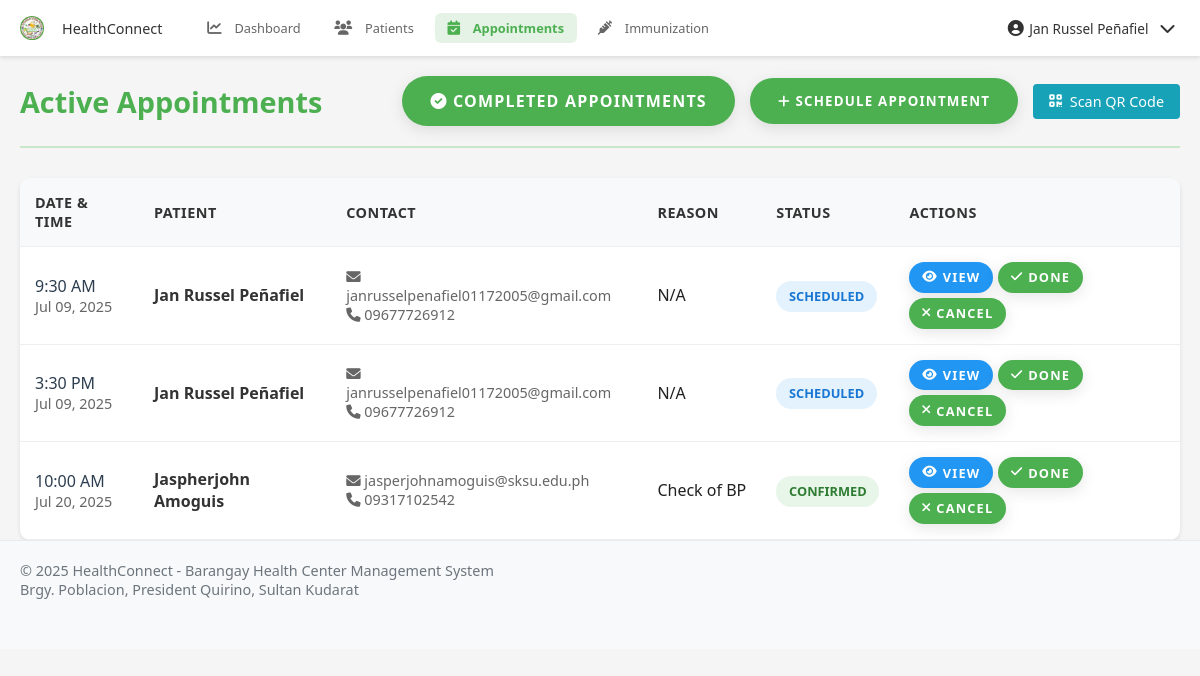
The page /pages/health_worker/appointments.php (signed in) on the database its author committed.
### tables this page shows
CREATE TABLE `appointments` (
  `appointment_id` int(11) NOT NULL,
  `patient_id` int(11) DEFAULT NULL,
  `health_worker_id` int(11) DEFAULT NULL,
  `appointment_date` date DEFAULT NULL,
  `appointment_time` time DEFAULT NULL,
  `status_id` int(11) DEFAULT NULL,
  `reason` text DEFAULT NULL,
  `notes` text DEFAULT NULL,
  `sms_notification_sent` tinyint(1) DEFAULT 0,
  `created_at` timestamp NOT NULL DEFAULT current_timestamp(),
  `updated_at` timestamp NOT NULL DEFAULT current_timestamp() ON UPDATE current_timestamp()
);

CREATE TABLE `users` (
  `user_id` int(11) NOT NULL,
  `role_id` int(11) DEFAULT NULL,
  `username` varchar(50) NOT NULL,
  `email` varchar(100) NOT NULL,
  `password` varchar(255) NOT NULL,
  `mobile_number` varchar(20) DEFAULT NULL,
  `first_name` varchar(100) NOT NULL,
  `middle_name` varchar(100) DEFAULT NULL,
  `last_name` varchar(100) NOT NULL,
  `gender` enum('Male','Female','Other') DEFAULT NULL,
  `date_of_birth` date DEFAULT NULL,
  `address` text DEFAULT NULL,
  `profile_picture` varchar(255) DEFAULT NULL,
  `is_active` tinyint(1) DEFAULT 1,
  `last_login` datetime DEFAULT NULL,
  `otp` varchar(6) DEFAULT NULL,
  `otp_expiry` datetime DEFAULT NULL,
  `created_at` timestamp NOT NULL DEFAULT current_timestamp(),
  `updated_at` timestamp NOT NULL DEFAULT current_timestamp() ON UPDATE current_timestamp()
);

CREATE TABLE `appointment_status` (
  `status_id` int(11) NOT NULL,
  `status_name` varchar(50) NOT NULL,
  `created_at` timestamp NOT NULL DEFAULT current_timestamp()
);

### pages/health_worker/appointments.php (the view, shortened to what this page needs)
<?php
$database = new Database();
$pdo = $database->getConnection();
try {
    $query = "SELECT health_worker_id FROM health_workers WHERE user_id = ?";
    $stmt = $pdo->prepare($query);
    $stmt->execute([$_SESSION['user_id']]);
    $health_worker = $stmt->fetch(PDO::FETCH_ASSOC);
    $health_worker_id = $health_worker['health_worker_id'];
} catch (PDOException $e) {
    error_log("Error fetching health worker ID: " . $e->getMessage());
    header('Location: /connect/pages/login.php');
    exit();
}
try {
    $query = "SELECT a.appointment_id as id, a.appointment_date, a.appointment_time, a.notes, a.status_id, a.reason,
                     u.first_name, u.last_name, u.email, u.mobile_number as patient_phone,
                     s.status_name as status
              FROM appointments a
              JOIN patients p ON a.patient_id = p.patient_id
              JOIN users u ON p.user_id = u.user_id
              JOIN appointment_status s ON a.status_id = s.status_id
              WHERE a.health_worker_id = ? AND a.status_id != 3
              ORDER BY a.appointment_date ASC, a.appointment_time ASC";
    $stmt = $pdo->prepare($query);
    $stmt->execute([$health_worker_id]);
    $appointments = $stmt->fetchAll(PDO::FETCH_ASSOC);
} catch (PDOException $e) {
    error_log("Error fetching appointments: " . $e->getMessage());
    $appointments = [];
}
?>
<!DOCTYPE html>
<html lang="en">
<head>
    <?php include __DIR__ . '/../../includes/header_links.php'; ?>
</head>
<body>
    <?php include __DIR__ . '/../../includes/navbar.php'; ?>
    <div class="container">
        <div class="page-header">
            <h1>Active Appointments</h1>
            <div class="header-actions">
                <a href="done_appointments.php" class="btn btn-success">
                    <i class="fas fa-check-circle"></i> Completed Appointments
                </a>
                <button class="btn btn-primary" onclick="showAddAppointmentModal()">
                    <i class="fas fa-plus"></i> Schedule Appointment
                </button>
                <button class="btn-scan" onclick="showQRScanner()">
                    <i class="fas fa-qrcode"></i> Scan QR Code
                </button>
            </div>
        </div>
        <div class="appointments-table-container">
            <?php if (empty($appointments)): ?>
            <div class="empty-state">
                <i class="fas fa-calendar-times"></i>
                <h3>No Appointments Found</h3>
                <p>There are no appointments matching your search criteria.</p>
            </div>
            <?php else: ?>
            <table class="appointments-table">
                <thead>
                    <tr>
                        <th>Date & Time</th>
                        <th>Patient</th>
                        <th>Contact</th>
                        <th>Reason</th>
                        <th>Status</th>
                        <th>Actions</th>
                    </tr>
                </thead>
                <tbody>
                    <?php foreach ($appointments as $appointment): ?>
                    <tr class="<?php echo strtolower($appointment['status']); ?>" data-appointment-id="<?php echo $appointment['id']; ?>">
                        <td>
                            <div class="table-datetime">
                                <?php echo date('g:i A', strtotime($appointment['appointment_time'])); ?>
                            </div>
                            <div class="table-date">
                                <?php echo date('M d, Y', strtotime($appointment['appointment_date'])); ?>
                            </div>
                        </td>
                        <td>
                            <div class="table-patient-name">
                                <?php echo htmlspecialchars($appointment['first_name'] . ' ' . $appointment['last_name']); ?>
                            </div>
                        </td>
                        <td>
                            <div class="table-contact-info">
                                <div><i class="fas fa-envelope"></i> <?php echo htmlspecialchars($appointment['email']); ?></div>
                                <div><i class="fas fa-phone"></i> <?php echo htmlspecialchars($appointment['patient_phone']); ?></div>
                            </div>
                        </td>
                        <td>
                            <div class="table-reason" title="<?php echo htmlspecialchars($appointment['reason'] ?? 'N/A'); ?>">
                                <?php echo htmlspecialchars($appointment['reason'] ?? 'N/A'); ?>
                            </div>
                        </td>
                        <td>
                            <span class="table-status-badge <?php echo strtolower($appointment['status']); ?>">
                                <?php echo ucfirst($appointment['status']); ?>
                            </span>
                        </td>
                        <td>
                            <div class="table-actions">
                                <a href="view_appointment.php?id=<?php echo $appointment['id']; ?>" class="btn btn-view" title="View Details">
                                    <i class="fas fa-eye"></i> View
                                </a>
                                <?php if ($appointment['status'] === 'Scheduled' || $appointment['status'] === 'Confirmed'): ?>
                                <button class="btn btn-success" onclick="updateStatus(<?php echo $appointment['id']; ?>, 'Done')" title="Mark as Done">
                                    <i class="fas fa-check"></i> Done
                                </button>
                                <button class="btn btn-danger" onclick="updateStatus(<?php echo $appointment['id']; ?>, 'Cancelled')" title="Cancel Appointment">
                                    <i class="fas fa-times"></i> Cancel
                                </button>
                                <?php endif; ?>
                            </div>
                        </td>
                    </tr>
                    <?php endforeach; ?>
                </tbody>
            </table>
            <?php endif; ?>
        </div>
    </div>
    <?php include __DIR__ . '/../../includes/footer.php'; ?>
</body>
</html>

### assets/css/style.css (style rules this page uses)
:root { --primary-color: #4CAF50; --primary-dark: #388E3C; --primary-light: #C8E6C9; --accent-color: #FF5722; --text-primary: #212121; --text-secondary: #757575; --divider-color: #BDBDBD; --background-color: #F5F5F5; --white: #FFFFFF; --error: #F44336; --warning: #FFC107; --info: #2196F3; --success: #4CAF50; }
* { margin: 0; padding: 0; box-sizing: border-box; font-family: 'Poppins', 'Segoe UI', Arial, sans-serif; }
html, body { height: 100%; background-color: var(--background-color); color: var(--text-primary); font-size: 16px; overflow-x: hidden; }
a { color: var(--primary-dark); text-decoration: none; transition: color 0.3s ease; }
.container { width: 100%; max-width: 1200px; margin: 0 auto; padding: 0 20px; }
.btn { display: inline-block; padding: 14px 28px; background-color: var(--primary-color); color: var(--white); border-radius: 30px; font-weight: 600; text-transform: uppercase; letter-spacing: 1.2px; transition: all 0.3s ease; cursor: pointer; border: none; box-shadow: 0 4px 15px rgba(0,0,0,0.1); }
.page-header { display: flex; justify-content: space-between; align-items: center; margin-bottom: 30px; padding: 20px 0; border-bottom: 2px solid var(--primary-light); }
.page-header h1 { color: var(--primary-color); margin: 0; font-size: 1.8rem; }
.header-actions { display: flex; gap: 15px; align-items: center; }
.btn-view { background: var(--info); color: white; }
body { padding-top: 60px; padding-bottom: 70px; }

### pages/health_worker/appointments.php (style rules this page uses)
@media (min-width: 992px) { .appointments-table-container { display: block; } }
@media (min-width: 992px) { .appointments-table { width: 100%; border-collapse: collapse; margin-top: 20px; background: white; border-radius: 10px; overflow: hidden; box-shadow: 0 2px 4px rgba(0,0,0,0.1); } }
@media (min-width: 992px) { .appointments-table th, .appointments-table td { padding: 15px; text-align: left; border-bottom: 1px solid #eee; } }
@media (min-width: 992px) { .appointments-table th { background-color: #f8f9fa; font-weight: 600; color: #333; font-size: 0.9rem; text-transform: uppercase; letter-spacing: 0.5px; } }
@media (min-width: 992px) { .appointments-table tbody tr { transition: all 0.2s ease; } }
@media (min-width: 992px) { .table-patient-name { font-weight: 600; color: #333; } }
@media (min-width: 992px) { .table-contact-info { font-size: 0.9rem; color: #666; } }
@media (min-width: 992px) { .table-datetime { font-weight: 500; color: #2c3e50; } }
@media (min-width: 992px) { .table-date { color: #666; font-size: 0.9rem; } }
@media (min-width: 992px) { .table-status-badge { padding: 0.4rem 0.8rem; border-radius: 20px; font-weight: 600; font-size: 0.8rem; text-transform: uppercase; white-space: nowrap; } }
@media (min-width: 992px) { .table-actions { display: flex; gap: 5px; flex-wrap: wrap; } }
@media (min-width: 992px) { .table-actions .btn { padding: 0.4rem 0.8rem; font-size: 0.8rem; display: flex; align-items: center; gap: 0.3rem; white-space: nowrap; } }
@media (min-width: 992px) { .table-reason { max-width: 200px; overflow: hidden; text-overflow: ellipsis; white-space: nowrap; } }
.status-badge.scheduled, .table-status-badge.scheduled { background: #e3f2fd; color: #1976d2; }
.status-badge.confirmed, .table-status-badge.confirmed { background: #e8f5e9; color: #2e7d32; }
.btn-scan { background: #17a2b8; color: white; border: none; padding: 0.5rem 1rem; border-radius: 4px; cursor: pointer; font-size: 0.9rem; transition: background 0.2s; text-decoration: none; display: inline-flex; align-items: center; gap: 0.5rem; }

### includes/navbar.php (style rules this page uses)
body { padding-top: 48px; padding-bottom: 56px; }
@media (min-width: 769px) { body { padding-bottom: 0; } }
@media (min-width: 769px) { body { padding-top: 56px; } }

### rows shown on the page
appointments: appointment_time "9:30 AM", appointment_date "Jul 09, 2025", users.first_name+last_name "Jan Russel Peñafiel", users.email "janrusselpenafiel01172005@gmail.com", users.mobile_number "09677726912", reason "N/A", status.status_name "SCHEDULED"
appointments: appointment_time "3:30 PM", appointment_date "Jul 09, 2025", users.first_name+last_name "Jan Russel Peñafiel", users.email "janrusselpenafiel01172005@gmail.com", users.mobile_number "09677726912", reason "N/A", status.status_name "SCHEDULED"
appointments: appointment_time "10:00 AM", appointment_date "Jul 20, 2025", users.first_name+last_name "Jaspherjohn Amoguis", users.email "jasperjohnamoguis@sksu.edu.ph", users.mobile_number "09317102542", reason "Check of BP", status.status_name "CONFIRMED"

### other values the page prints
$_SESSION['name'] "Jan Russel Peñafiel"
